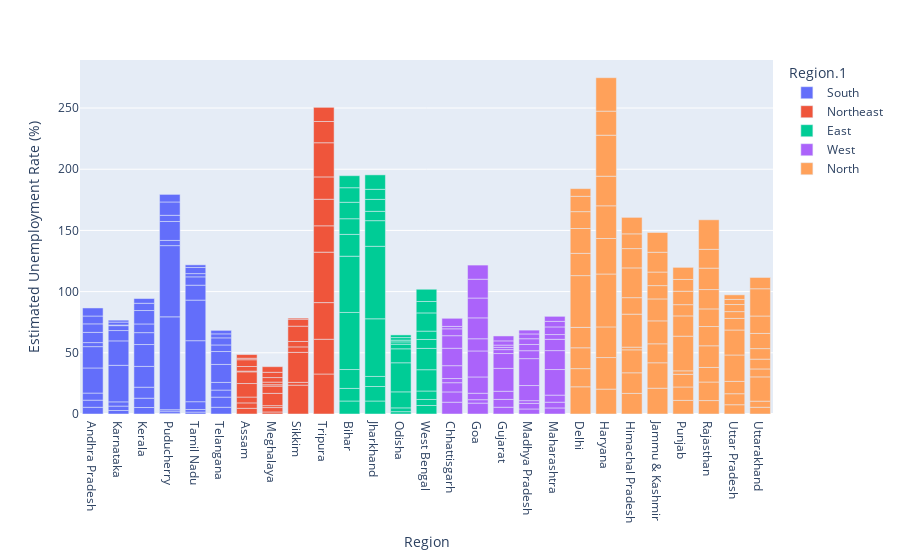

The cell this chart's notebook holds for it:
### Markdown cell above
## Barplots using plotly

### Code cell
px.bar(df , x="Region" , y= ' Estimated Unemployment Rate (%)', color="Region.1")

### Figure 1 — Plotly figure (JSON) as saved in the notebook; plotly's stock layout.template omitted (floating-point values rounded to 4 significant figures)
{"data": [{"alignmentgroup": "True", "hovertemplate": "Region.1=South<br>Region=%{x}<br> Estimated Unemployment Rate (%)=%{y}<extra></extra>", "legendgroup": "South", "marker": {"color": "#636efa", "pattern": {"shape": ""}}, "name": "South", "offsetgroup": "South", "orientation": "v", "showlegend": true, "textposition": "auto", "type": "bar", "x": ["Andhra Pradesh", "Andhra Pradesh", "Andhra Pradesh", "Andhra Pradesh", "Andhra Pradesh", "Andhra Pradesh", "Andhra Pradesh", "Andhra Pradesh", "Andhra Pradesh", "Andhra Pradesh", "Karnataka", "Karnataka", "Karnataka", "Karnataka", "Karnataka", "Karnataka", "Karnataka", "Karnataka", "Karnataka", "Karnataka", "Kerala", "Kerala", "Kerala", "Kerala", "Kerala", "Kerala", "Kerala", "Kerala", "Kerala", "Kerala", "Puducherry", "Puducherry", "Puducherry", "Puducherry", "Puducherry", "Puducherry", "Puducherry", "Puducherry", "Puducherry", "Puducherry", "Tamil Nadu", "Tamil Nadu", "Tamil Nadu", "Tamil Nadu", "Tamil Nadu", "Tamil Nadu", "Tamil Nadu", "Tamil Nadu", "Tamil Nadu", "Tamil Nadu", "Telangana", "Telangana", "Telangana", "Telangana", "Telangana", "Telangana", "Telangana", "Telangana", "Telangana", "Telangana"], "xaxis": "x", "y": [5.48, 5.83, 5.79, 20.51, 17.43, 3.31, 8.34, 6.96, 6.4, 6.59, 2.86, 3.61, 3.46, 29.84, 19.97, 8.44, 4.01, 0.5, 2.41, 1.58, 5.31, 7.6, 8.99, 16.99, 17.88, 9.71, 7.09, 10.98, 5.91, 3.88, 0.58, 1.76, 1.2, 75.85, 58.19, 4.24, 15.47, 5.05, 10.9, 6.18, 1.57, 2.09, 6.4, 49.83, 33.16, 12.2, 6.81, 2.65, 5, 2.16, 5.49, 8.29, 5.77, 6.25, 14.7, 10.55, 5.36, 5.79, 3.27, 2.86], "yaxis": "y"}, {"alignmentgroup": "True", "hovertemplate": "Region.1=Northeast<br>Region=%{x}<br> Estimated Unemployment Rate (%)=%{y}<extra></extra>", "legendgroup": "Northeast", "marker": {"color": "#EF553B", "pattern": {"shape": ""}}, "name": "Northeast", "offsetgroup": "Northeast", "orientation": "v", "showlegend": true, "textposition": "auto", "type": "bar", "x": ["Assam", "Assam", "Assam", "Assam", "Assam", "Assam", "Assam", "Assam", "Assam", "Assam", "Meghalaya", "Meghalaya", "Meghalaya", "Meghalaya", "Meghalaya", "Meghalaya", "Meghalaya", "Meghalaya", "Meghalaya", "Meghalaya", "Sikkim", "Sikkim", "Sikkim", "Sikkim", "Sikkim", "Sikkim", "Sikkim", "Sikkim", "Tripura", "Tripura", "Tripura", "Tripura", "Tripura", "Tripura", "Tripura", "Tripura", "Tripura", "Tripura"], "xaxis": "x", "y": [4.66, 4.41, 4.77, 11.06, 9.55, 0.6, 3.77, 5.53, 1.19, 3.02, 1.66, 3.59, 1.58, 10.03, 5.92, 1.15, 2.1, 3.74, 4.29, 4.6, 23.57, 2.28, 24.51, 4.46, 4.45, 12.49, 5.7, 0.88, 32.67, 28.4, 29.95, 41.23, 21.51, 21.71, 18.24, 27.92, 17.35, 11.57], "yaxis": "y"}, {"alignmentgroup": "True", "hovertemplate": "Region.1=East<br>Region=%{x}<br> Estimated Unemployment Rate (%)=%{y}<extra></extra>", "legendgroup": "East", "marker": {"color": "#00cc96", "pattern": {"shape": ""}}, "name": "East", "offsetgroup": "East", "orientation": "v", "showlegend": true, "textposition": "auto", "type": "bar", "x": ["Bihar", "Bihar", "Bihar", "Bihar", "Bihar", "Bihar", "Bihar", "Bihar", "Bihar", "Bihar", "Jharkhand", "Jharkhand", "Jharkhand", "Jharkhand", "Jharkhand", "Jharkhand", "Jharkhand", "Jharkhand", "Jharkhand", "Jharkhand", "Odisha", "Odisha", "Odisha", "Odisha", "Odisha", "Odisha", "Odisha", "Odisha", "Odisha", "Odisha", "West Bengal", "West Bengal", "West Bengal", "West Bengal", "West Bengal", "West Bengal", "West Bengal", "West Bengal", "West Bengal", "West Bengal"], "xaxis": "x", "y": [10.61, 10.29, 15.43, 46.64, 45.96, 17.82, 12.79, 13.44, 11.91, 9.82, 10.61, 11.85, 8.23, 47.09, 59.23, 20.95, 7.63, 9.76, 8.24, 11.8, 1.9, 3.12, 13.08, 23.76, 11.41, 3.77, 1.88, 1.42, 2.1, 2.18, 6.94, 4.92, 6.92, 17.41, 17.41, 7.29, 6.83, 14.87, 9.35, 9.98], "yaxis": "y"}, {"alignmentgroup": "True", "hovertemplate": "Region.1=West<br>Region=%{x}<br> Estimated Unemployment Rate (%)=%{y}<extra></extra>", "legendgroup": "West", "marker": {"color": "#ab63fa", "pattern": {"shape": ""}}, "name": "West", "offsetgroup": "West", "orientation": "v", "showlegend": true, "textposition": "auto", "type": "bar", "x": ["Chhattisgarh", "Chhattisgarh", "Chhattisgarh", "Chhattisgarh", "Chhattisgarh", "Chhattisgarh", "Chhattisgarh", "Chhattisgarh", "Chhattisgarh", "Chhattisgarh", "Goa", "Goa", "Goa", "Goa", "Goa", "Goa", "Goa", "Goa", "Goa", "Goa", "Gujarat", "Gujarat", "Gujarat", "Gujarat", "Gujarat", "Gujarat", "Gujarat", "Gujarat", "Gujarat", "Gujarat", "Madhya Pradesh", "Madhya Pradesh", "Madhya Pradesh", "Madhya Pradesh", "Madhya Pradesh", "Madhya Pradesh", "Madhya Pradesh", "Madhya Pradesh", "Madhya Pradesh", "Madhya Pradesh", "Maharashtra", "Maharashtra", "Maharashtra", "Maharashtra", "Maharashtra", "Maharashtra", "Maharashtra", "Maharashtra", "Maharashtra", "Maharashtra"], "xaxis": "x", "y": [9.65, 8.38, 7.54, 3.41, 10.5, 14.23, 10.27, 5.63, 1.96, 6.62, 8.89, 2.81, 5.25, 13.31, 21.25, 9.96, 17.07, 16.21, 15.38, 11.54, 5.54, 6.38, 6.66, 18.71, 12.11, 3.2, 1.84, 1.87, 3.42, 4.03, 4.11, 4.57, 2.22, 12.36, 21.98, 6.48, 5.08, 4.7, 3.91, 3.13, 4.95, 4.69, 5.79, 20.9, 15.46, 9.23, 3.89, 6.23, 4.55, 4.1], "yaxis": "y"}, {"alignmentgroup": "True", "hovertemplate": "Region.1=North<br>Region=%{x}<br> Estimated Unemployment Rate (%)=%{y}<extra></extra>", "legendgroup": "North", "marker": {"color": "#FFA15A", "pattern": {"shape": ""}}, "name": "North", "offsetgroup": "North", "orientation": "v", "showlegend": true, "textposition": "auto", "type": "bar", "x": ["Delhi", "Delhi", "Delhi", "Delhi", "Delhi", "Delhi", "Delhi", "Delhi", "Delhi", "Delhi", "Haryana", "Haryana", "Haryana", "Haryana", "Haryana", "Haryana", "Haryana", "Haryana", "Haryana", "Haryana", "Himachal Pradesh", "Himachal Pradesh", "Himachal Pradesh", "Himachal Pradesh", "Himachal Pradesh", "Himachal Pradesh", "Himachal Pradesh", "Himachal Pradesh", "Himachal Pradesh", "Himachal Pradesh", "Jammu & Kashmir", "Jammu & Kashmir", "Jammu & Kashmir", "Jammu & Kashmir", "Jammu & Kashmir", "Jammu & Kashmir", "Jammu & Kashmir", "Jammu & Kashmir", "Jammu & Kashmir", "Punjab", "Punjab", "Punjab", "Punjab", "Punjab", "Punjab", "Punjab", "Punjab", "Punjab", "Punjab", "Rajasthan", "Rajasthan", "Rajasthan", "Rajasthan", "Rajasthan", "Rajasthan", "Rajasthan", "Rajasthan", "Rajasthan", "Rajasthan", "Uttar Pradesh", "Uttar Pradesh", "Uttar Pradesh", "Uttar Pradesh", "Uttar Pradesh", "Uttar Pradesh", "Uttar Pradesh", "Uttar Pradesh", "Uttar Pradesh", "Uttar Pradesh", "Uttarakhand", "Uttarakhand", "Uttarakhand", "Uttarakhand", "Uttarakhand", "Uttarakhand", "Uttarakhand", "Uttarakhand", "Uttarakhand", "Uttarakhand"], "xaxis": "x", "y": [22.23, 14.84, 17.04, 16.68, 42.27, 18.19, 20.3, 13.79, 12.53, 6.27, 20.34, 25.77, 25.05, 43.22, 29.02, 26.7, 24.18, 33.5, 19.68, 27.31, 16.83, 16.84, 18.76, 2.2, 26.95, 13.47, 24.31, 15.79, 12.04, 13.46, 21.08, 20.78, 15.5, 18.74, 17.92, 10.88, 11.09, 16.17, 16.14, 11.11, 10.97, 10.32, 2.86, 28.33, 16.55, 9.19, 10.99, 9.61, 9.88, 10.97, 15.16, 11.9, 17.7, 15.74, 14.39, 15.81, 17.51, 15.35, 24.15, 7.58, 8.98, 10.11, 21.54, 20.41, 9.47, 5.56, 5.79, 4.18, 3.75, 5.49, 4.99, 19.85, 6.48, 8.01, 8.61, 12.38, 14.26, 22.26, 9.23], "yaxis": "y"}], "layout": {"autosize": true, "barmode": "relative", "legend": {"title": {"text": "Region.1"}, "tracegroupgap": 0}, "margin": {"t": 60}, "xaxis": {"anchor": "y", "autorange": true, "domain": [0, 1], "range": [-0.5, 26.5], "title": {"text": "Region"}, "type": "category"}, "yaxis": {"anchor": "x", "autorange": true, "domain": [0, 1], "range": [0, 289.2], "title": {"text": " Estimated Unemployment Rate (%)"}, "type": "linear"}}}
